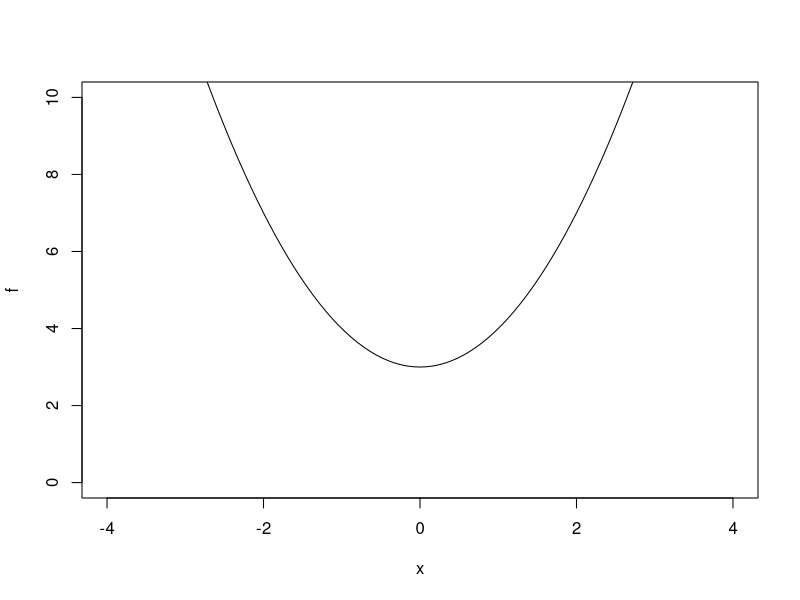
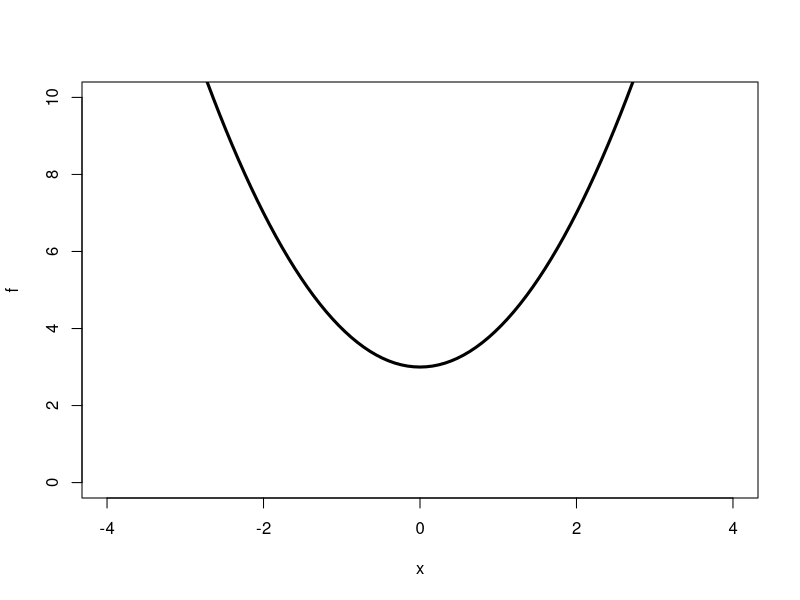
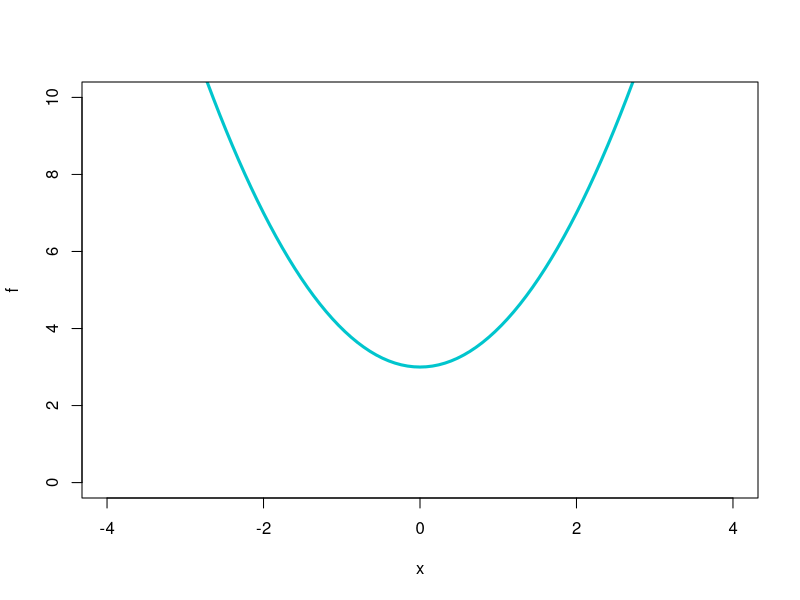
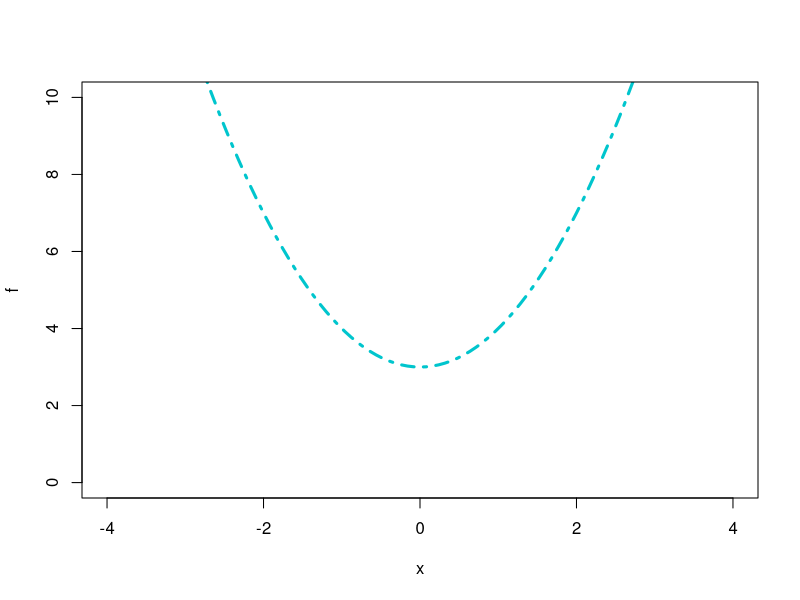
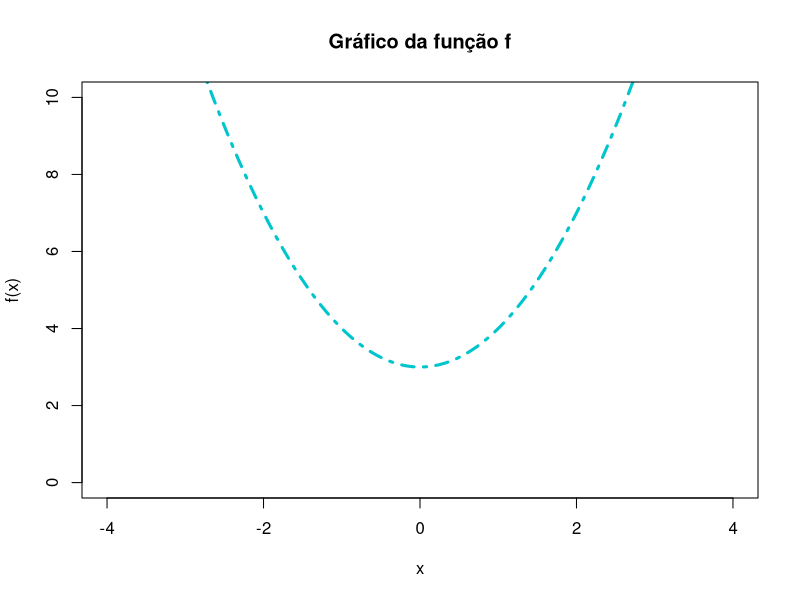
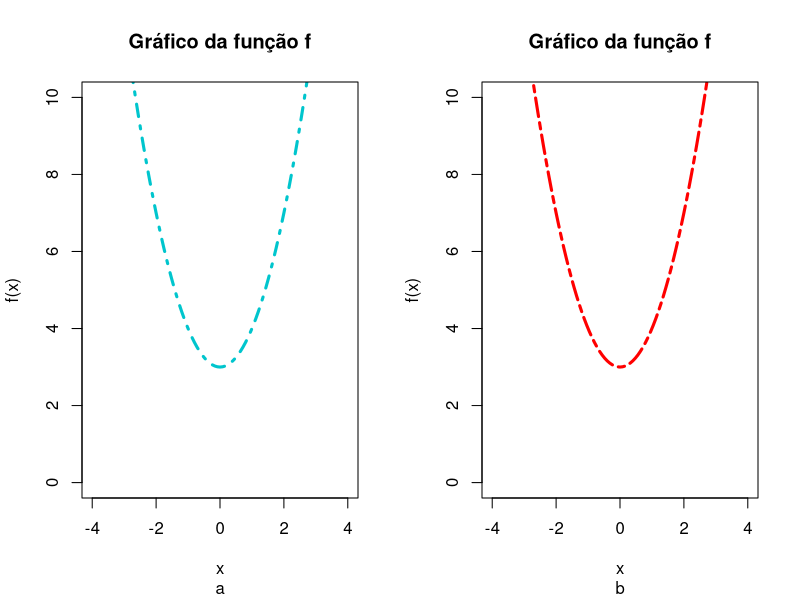
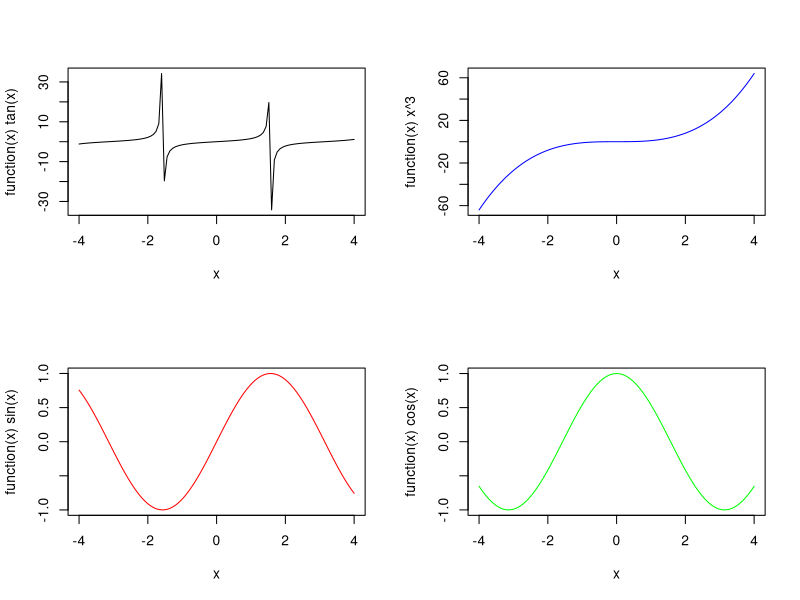
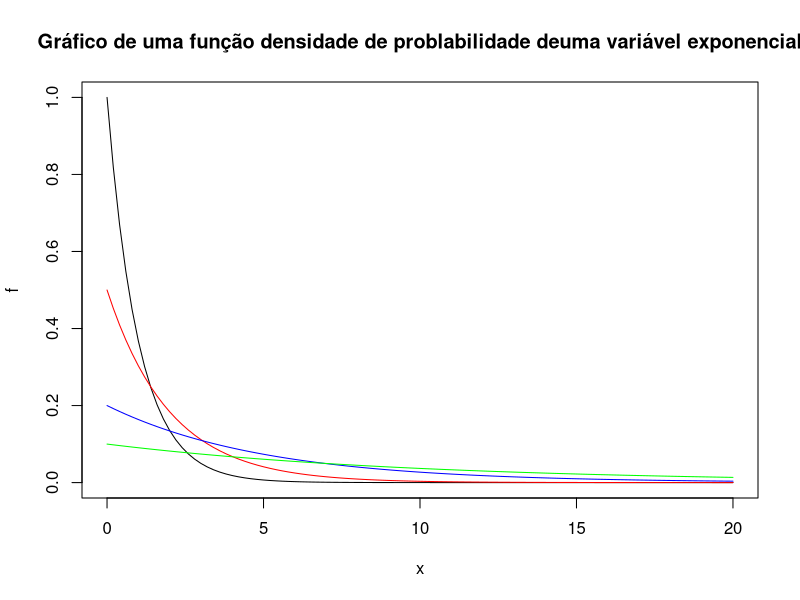

These figures' R source, in order:
#https://r-charts.com/

#gráficos
f = function(x) x^2+3
x = (-4:4)
y = f(x)
cbind(x,y)
#limite dos eixos> xlim, ylim
plot(f, xlim = c(-4,4), ylim = c(0,10))
#largura da linhas: lwd
plot(f, xlim = c(-4,4), ylim = c(0,10),lwd = 3)
#cor da limha: col
plot(f, xlim = c(-4,4), ylim = c(0,10),lwd = 3, col = "#00C5CD")
#estilo da linha: lty
plot(f, xlim = c(-4,4), ylim = c(0,10),lwd = 3, col = "#00C5CD", lty = 4)


#títulos e rótulos dos eixos:main, xlab, ylabs 
plot(f, xlim = c(-4,4), ylim = c(0,10),lwd = 3, col = "#00C5CD", lty = 4,
     main = 'Gráfico da função f', xlab = 'x', ylab = 'f(x)')

#janela gráfica
temp = par(mfrow = c(1,2))
plot(f, xlim = c(-4,4), ylim = c(0,10),lwd = 3, col = "#00C5CD", lty = 4, main = 'Gráfico da função f', sub = 'a', xlab = 'x', ylab = 'f(x)') 
plot(f, xlim = c(-4,4), ylim = c(0,10),lwd = 3, col = "red", lty = 6, main = 'Gráfico da função f',sub = 'b', xlab = 'x', ylab = 'f(x)')
par(temp)

four = par(mfrow = c(2,2))
plot(function(x) tan(x), xlim = c(-4,4), col='black')
plot(function(x) x^3, xlim = c(-4,4), col='blue')
plot(function(x) sin(x), xlim = c(-4,4), col='red')
plot(function(x) cos(x), xlim = c(-4,4), col='green')
par(four)

#função densidade de problabilidade de uma variável exponenciallambda = c(1,2,5,30)
f = function(x, l=1)(1/l)*exp(-x/l)
plot(f, xlim = c(0,20), main = 'Gráfico de uma função densidade de problabilidade deuma variável exponencial')
curve(f(x,l=2), add = TRUE, col='red')
curve(f(x,l=5), add = TRUE, col='blue')
curve(f(x,l=10), add = TRUE, col='green')

